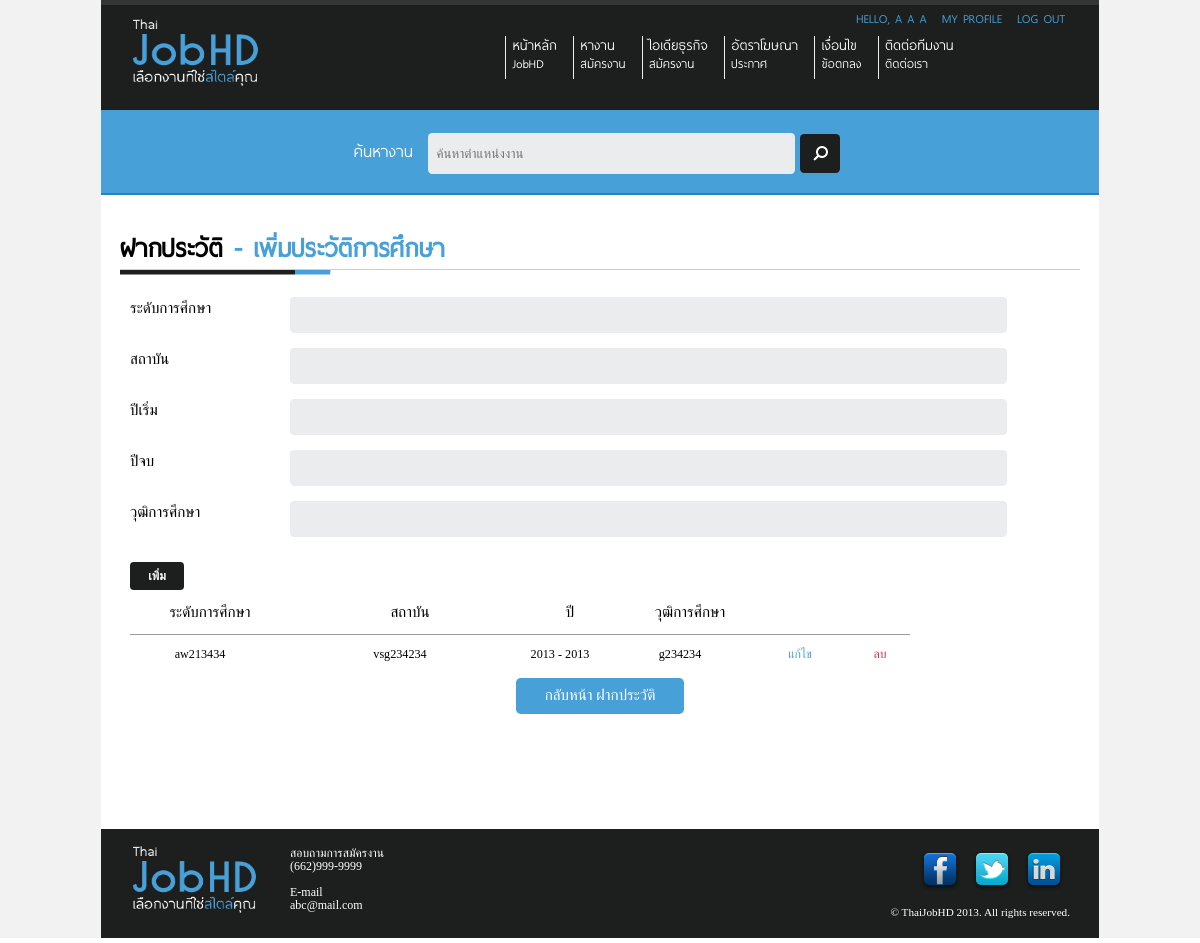
Before: /Site/add-education.php (signed in) with the older database file.
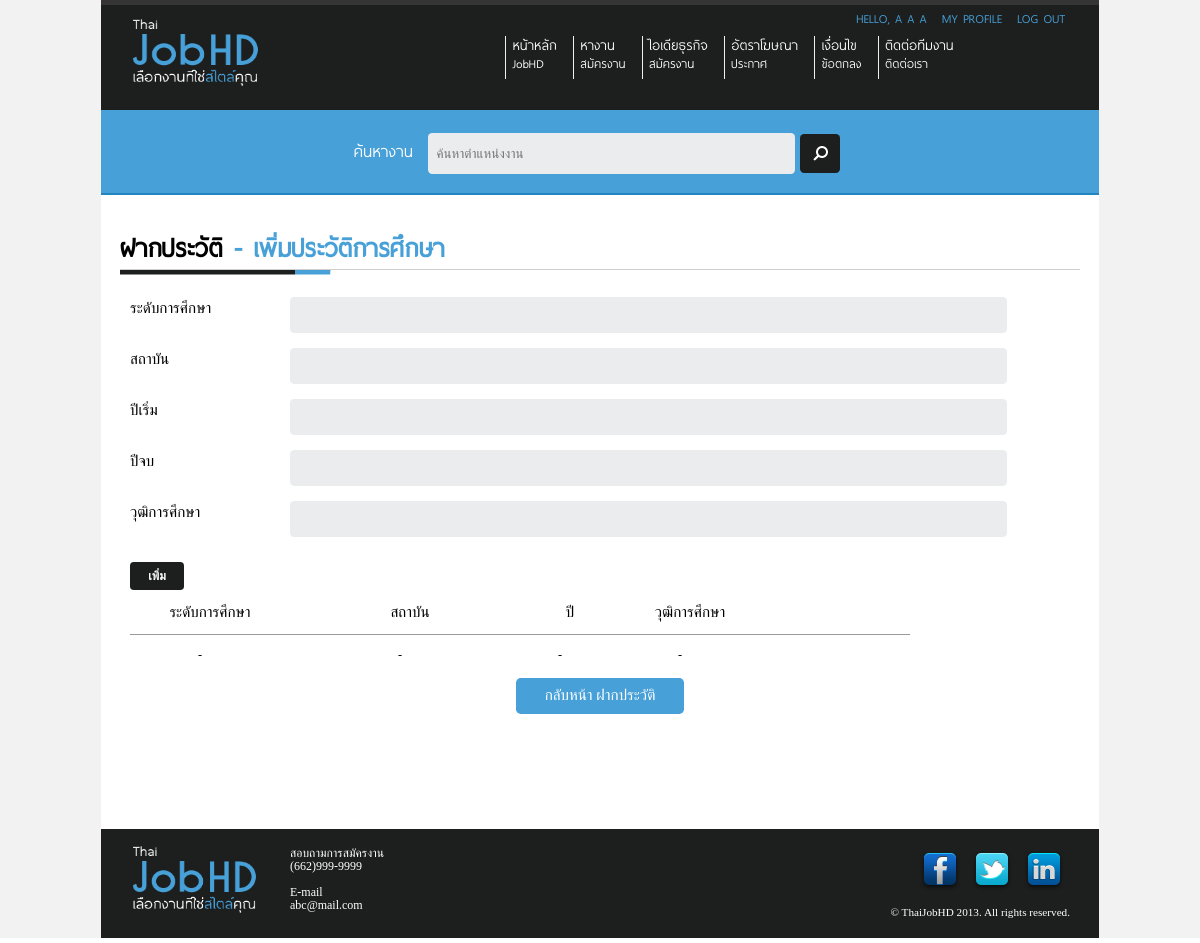
After: the same page with the newer database file.
### tables this page shows
CREATE TABLE IF NOT EXISTS `buildthedot_thaijobhd_user_history_educations` (
  `user_history_educations_id` int(50) NOT NULL AUTO_INCREMENT,
  `user_account_id` int(50) NOT NULL,
  `education_level` varchar(200) NOT NULL,
  `Institution` varchar(200) NOT NULL,
  `year_start` date NOT NULL,
  `year_end` date NOT NULL,
  `educational_background` varchar(200) NOT NULL,
  PRIMARY KEY (`user_history_educations_id`)
);

### Site/add-education.php (the view, shortened to what this page needs)
<?php
$rootpath = "./";
include ($rootpath . "include/header.php");
include ($rootpath . "include/top-menu.php");
include ($rootpath . "include/search-bar.php");
if($_SESSION["userid"] == "" || (!(isset($_SESSION["userid"])))) {
	header("location: ".$rootpath."login.php");
}
else{
	$sql_user="
		SELECT *
		FROM  `buildthedot_thaijobhd_user_account`
		WHERE `id` = '".$_SESSION["userid"]."' ;
	";
	$result_user = @mysql_query($sql_user);
	if($rs_user = @mysql_fetch_array($result_user)){
?>
		<div id="wrapper">
		  <div id="content" class="container_12">
		  	<div id="content-profile">
					<div id="head-title">
						<h1>ฝากประวัติ <span class="text-blue">-  เพิ่มประวัติการศึกษา</span></h1>
					</div>
					<form id="add_education_form" name="add_education_form" action="<?php echo $rootpath; ?>include/module/add-education-process.php" method="POST" enctype="multipart/form-data">
						<p class="grid_2">ระดับการศึกษา</p>
						<p class="grid_8"><input type="text" id="education_level" name ="education_level" class="round width700" onkeypress="return add_education_form_keypress(event)" /></p><br class="clear" />
						<p class="grid_2">สถาบัน</p>
						<p class="grid_8"><input type="text" id="Institution" name ="Institution" class="round width700" onkeypress="return add_education_form_keypress(event)" /></p><br class="clear"/>
						<p class="grid_2">ปีเริ่ม</p>
						<p class="grid_8"><input type="text" id="year_start" name ="year_start" class="round width700" onkeypress="return add_education_form_keypress(event)" /></p><br class="clear"/>
						<p class="grid_2">ปีจบ</p>
						<p class="grid_8"><input type="text" id="year_end" name ="year_start" class="round width700" onkeypress="return add_education_form_keypress(event)" /></p><br class="clear"/>
						<p class="grid_2">วุฒิการศึกษา</p>
						<p class="grid_8"><input type="text" id="educational_background" name ="educational_background" class="round width700" onkeypress="return add_education_form_keypress(event)" /></p><br class="clear" />
			      <h2 class="grid_3"><a href="#" class="add-button black round" onclick="document.getElementById('add_education_form').submit(); ">เพิ่ม</a></h2>
		      </form>
					<div id="content-profile-table">
						<div id="head-table1" class="grid_10">
							<p class="grid_2 center">ระดับการศึกษา</p>
							<p class="grid_3 center">สถาบัน</p>
							<p class="grid_1 center">ปี</p>
							<p class="grid_2 center">วุฒิการศึกษา</p>
						</div>
					</div>
					<br class="clear"/>
<?php
					$sql_edu="
						SELECT *, `education_level`, `Institution`, `educational_background`, YEAR(`year_start`) AS year_start_1, YEAR(`year_end`) AS year_end_1
						FROM  `buildthedot_thaijobhd_user_history_educations`
						WHERE `user_account_id` = '".$_SESSION["userid"]."' ;
					";
					$result_edu = @mysql_query($sql_edu);
					if(@mysql_num_rows($result_edu)==0){
?>
						<div id="content-profile-table">
							<div id="table-content">
								<p class="grid_2 center">-</p>
								<p class="grid_3 center">-</p>
								<p class="grid_1 center">-</p>
								<p class="grid_2 center">-</p>
			         </div>
						</div>
						<br class="clear"/>
<?php
					}
					else{
						while($rs_edu = @mysql_fetch_array($result_edu)){
?>
							<div id="content-profile-table">
								<div id="table-content">
									<p class="grid_2 center"><?php echo $rs_edu["education_level"]; ?></p>
									<p class="grid_3 center"><?php echo $rs_edu["Institution"]; ?></p>
									<p class="grid_1 center"><?php echo $rs_edu["year_start_1"]." - ".$rs_edu["year_end_1"]; ?></p>
									<p class="grid_2 center"><?php echo $rs_edu["educational_background"]; ?></p>
									<p class="grid_1 center"><a href="<?php echo $rootpath; ?>edit-education.php?id=<?php echo $rs_edu["user_history_educations_id"]; ?>" class="text-blue">แก้ไข</a></p>
									<p class="grid_1 center"><a href="#" onclick="delete_user_history_education('<?php echo $rootpath; ?>', '<?php echo $rs_edu["user_history_educations_id"]; ?>'); " class="text-red">ลบ</a></p>
				         </div>
							</div>
							<br class="clear"/>
<?php
						}
					}
?>
					<p class="grid_12 center"><a href="<?php echo $rootpath; ?>view-profile.php" class="save-button blue round">กลับหน้า ฝากประวัติ</a></p>
				</div>
			</div>
<?php
			include ("include/footer.php");
		}
}
?>

Changed rows visible on the page:
removed buildthedot_thaijobhd_user_history_educations: education_level "aw213434", Institution "vsg234234", year_start_1 "2013", year_end_1 "2013", educational_background "g234234"
